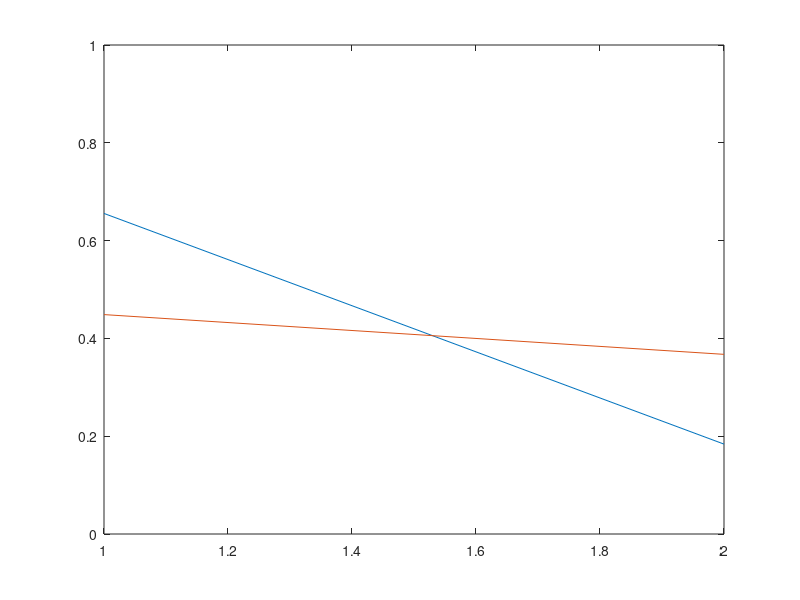

MATLAB code to generate this figure: (Note: this script raises an error after producing the figure.)
%% Preamble -- not to appear in userguide
hfig = figure;
set(hfig,'units','centimeters','NumberTitle','off','Name','ex01');
pos = get(hfig,'position');
set(hfig,'position',[pos(1:2),4,3]);
%% Everything below appears in userguide
hfig = figure(gcf);
plot(rand(2));
axis([1 2 0 1]);
matlabfrag('graphics/ex01-1');
matlabfrag('graphics/ex01-2','epspad',[10,10,10,10],...
  'handle',hfig);